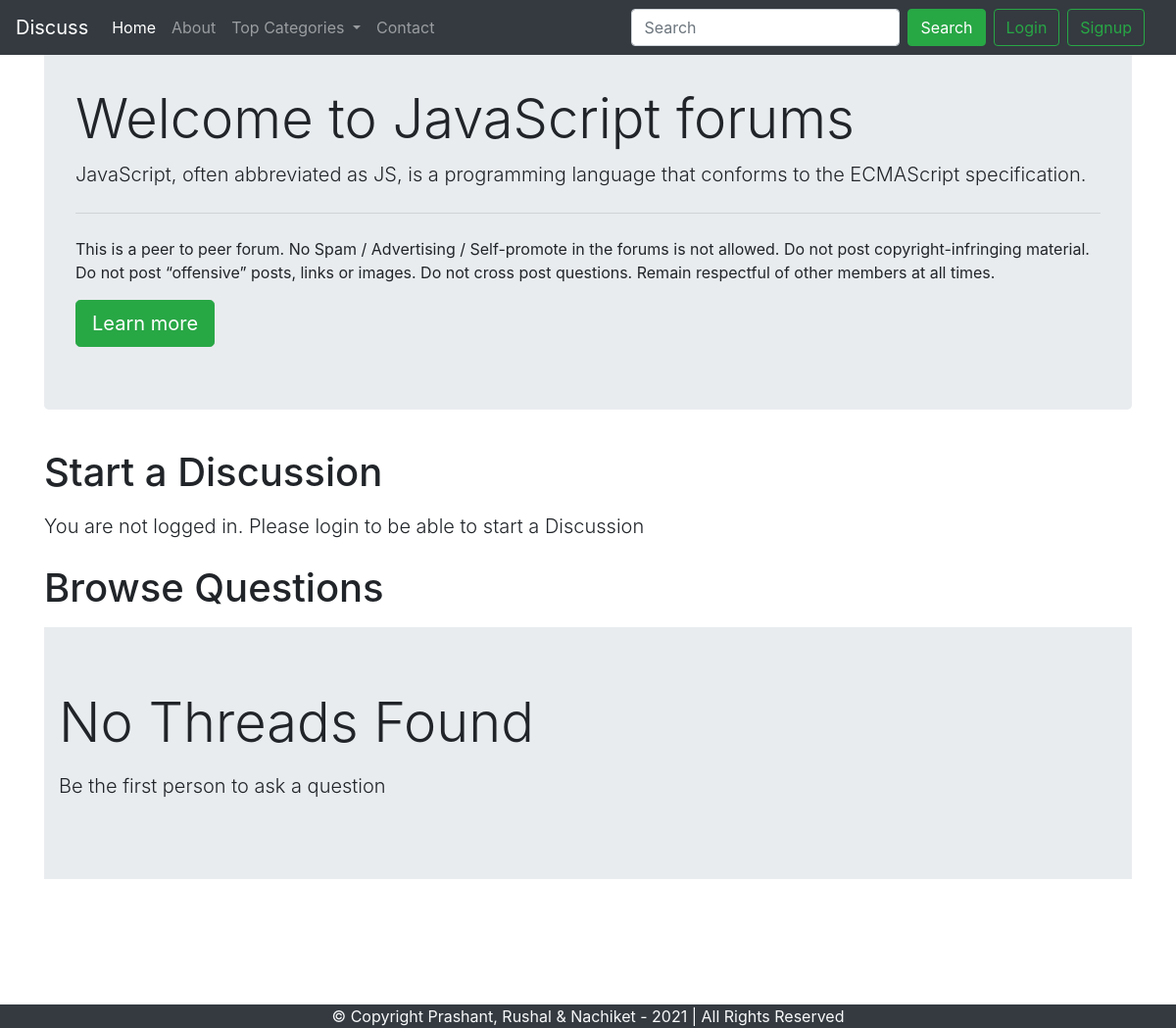
The app's page /threadlist.php?catid=2 with its own data.
### tables this page shows
CREATE TABLE `categories` (
  `category_id` int(8) NOT NULL,
  `category_name` varchar(255) NOT NULL,
  `category_description` varchar(255) NOT NULL,
  `created` datetime NOT NULL DEFAULT current_timestamp()
);

### threadlist.php (the view, shortened to what this page needs)
<!doctype html>
<html lang="en">
<head>
    <link rel="stylesheet" href="https://stackpath.bootstrapcdn.com/bootstrap/4.5.0/css/bootstrap.min.css"
>
</head>
<body>
    <?php include 'partials/_dbconnect.php';?>
    <?php include 'partials/_header.php';?>
    <?php
    $id = $_GET['catid'];
    $sql = "SELECT * FROM `categories` WHERE category_id=$id";
    $result = mysqli_query($conn, $sql);
    while($row = mysqli_fetch_assoc($result)){
        $catname = $row['category_name'];
        $catdesc = $row['category_description'];
    }
    ?>
    <div class="container my-4">
        <div class="jumbotron">
            <h1 class="display-4">Welcome to <?php echo $catname;?> forums</h1>
            <p class="lead"> <?php echo $catdesc;?></p>
            <hr class="my-4">
            <p>This is a peer to peer forum. No Spam / Advertising / Self-promote in the forums is not allowed. Do not
                post copyright-infringing material. Do not post “offensive” posts, links or images. Do not cross post
                questions. Remain respectful of other members at all times.</p>
            <a class="btn btn-success btn-lg" href="#" role="button">Learn more</a>
        </div>
    </div>
    <?php
    if(isset($_SESSION['loggedin']) && $_SESSION['loggedin']==true){
    echo '<div class="container">
            <h1 class="py-2">Start a Discussion</h1>
            <form action="'. $_SERVER["REQUEST_URI"] . '" method="post">
                <div class="form-group">
                    <label for="exampleInputEmail1">Problem Title</label>
                    <input type="text" class="form-control" id="title" name="title" aria-describedby="emailHelp">
                    <small id="emailHelp" class="form-text text-muted">Keep your title as short and crisp as
                        possible</small>
                </div>
                <input type="hidden" name="sno" value="'. $_SESSION["sno"]. '">
                <div class="form-group">
                    <label for="exampleFormControlTextarea1">Ellaborate Your Concern</label>
                    <textarea class="form-control" id="desc" name="desc" rows="3"></textarea>
                </div>
                <button type="submit" class="btn btn-success">Submit</button>
            </form>
        </div>';
    }
    else{
        echo '
        <div class="container">
        <h1 class="py-2">Start a Discussion</h1>
           <p class="lead">You are not logged in. Please login to be able to start a Discussion</p>
        </div>
        ';
    }
    ?>
    <div class="container mb-5" id="ques">
        <h1 class="py-2">Browse Questions</h1>
        <?php
    $noResult = true;
        if($noResult){
            echo '<div class="jumbotron jumbotron-fluid">
                    <div class="container">
                        <p class="display-4">No Threads Found</p>
                        <p class="lead"> Be the first person to ask a question</p>
                    </div>
                 </div> ';
        }
    ?>
    </div>
    <?php include 'partials/_footer.php';?>
</body>
</html>

### threadlist.php (style rules this page uses)
#ques { min-height: 433px; }

### records on screen
categories: category_name "JavaScript", category_description "JavaScript, often abbreviated as JS, is a programming language that conforms to the ECMAScript specification."
